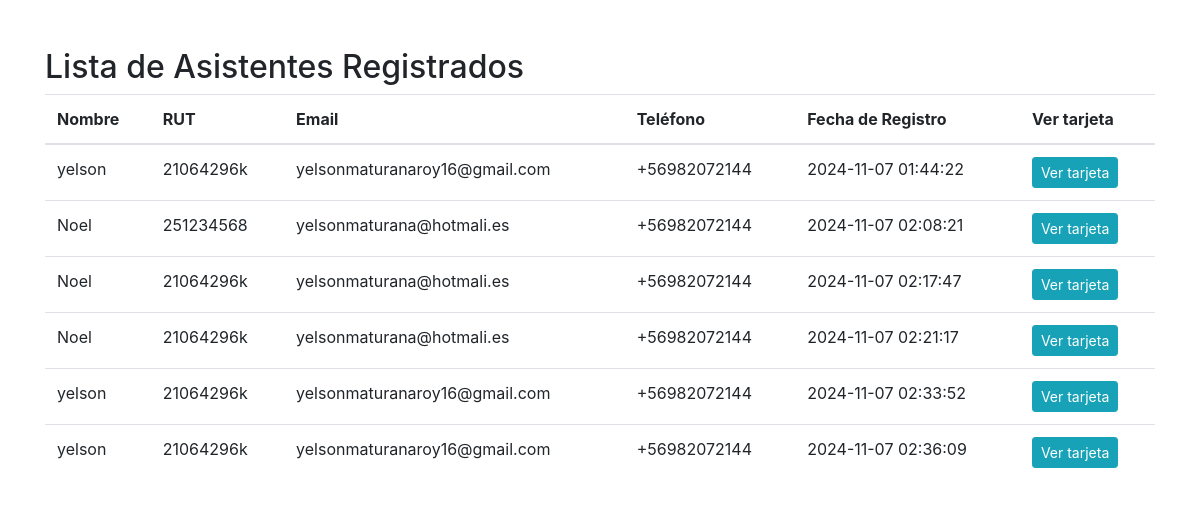
Screenshot of /asistentes.php with the database file from the repository.
### tables this page shows
CREATE TABLE `asistentes` (
  `id` int(11) NOT NULL,
  `nombre` varchar(20) NOT NULL,
  `rut` varchar(10) NOT NULL,
  `email` varchar(320) NOT NULL,
  `telefono` varchar(12) NOT NULL,
  `imagen` varchar(255) NOT NULL,
  `codigo_qr` varchar(255) NOT NULL,
  `fecha_registro` timestamp NOT NULL DEFAULT current_timestamp()
);

### asistentes.php (the view, shortened to what this page needs)
<?php
$servername = "localhost";
$username = "root";
$password = "";
$dbname = "registro_evento_hernandez";
$conn = new mysqli($servername, $username, $password, $dbname);
?>
<!DOCTYPE html>
<html lang="es">
<head>
    <link href="https://maxcdn.bootstrapcdn.com/bootstrap/4.5.2/css/bootstrap.min.css" rel="stylesheet">
</head>
<body>
<div class="container mt-5">
    <h2>Lista de Asistentes Registrados</h2>
    <table class="table">
        <thead>
            <tr>
                <th>Nombre</th>
                <th>RUT</th>
                <th>Email</th>
                <th>Teléfono</th>
                <th>Fecha de Registro</th>
                <th>Ver tarjeta</th>
            </tr>
        </thead>
        <tbody>
            <?php
            $sql = "SELECT * FROM asistentes";
            $result = $conn->query($sql);
            if ($result->num_rows > 0) {
                while($row = $result->fetch_assoc()) {
                    echo "<tr>";
                    echo "<td>" . $row['nombre'] . "</td>";
                    echo "<td>" . $row['rut'] . "</td>";
                    echo "<td>" . $row['email'] . "</td>";
                    echo "<td>" . $row['telefono'] . "</td>";
                    echo "<td>" . $row['fecha_registro'] . "</td>";
                    echo "<td><a href='ver_asistente.php?id=" . $row['id'] . "' class='btn btn-info btn-sm'>Ver tarjeta</a></td>";
                    echo "</tr>";
                }
            } else {
                echo "<tr><td colspan='6'>No hay asistentes registrados</td></tr>";
            }
            ?>
        </tbody>
    </table>
</div>
</body>
</html>

### rows the page displays
asistentes: nombre "yelson", rut "21064296k", email "yelsonmaturanaroy16@gmail.com", telefono "+56982072144", fecha_registro "2024-11-07 01:44:22"
asistentes: nombre "Noel", rut "251234568", email "yelsonmaturana@hotmali.es", telefono "+56982072144", fecha_registro "2024-11-07 02:08:21"
asistentes: nombre "Noel", rut "21064296k", email "yelsonmaturana@hotmali.es", telefono "+56982072144", fecha_registro "2024-11-07 02:17:47"
asistentes: nombre "Noel", rut "21064296k", email "yelsonmaturana@hotmali.es", telefono "+56982072144", fecha_registro "2024-11-07 02:21:17"
asistentes: nombre "yelson", rut "21064296k", email "yelsonmaturanaroy16@gmail.com", telefono "+56982072144", fecha_registro "2024-11-07 02:33:52"
asistentes: nombre "yelson", rut "21064296k", email "yelsonmaturanaroy16@gmail.com", telefono "+56982072144", fecha_registro "2024-11-07 02:36:09"
